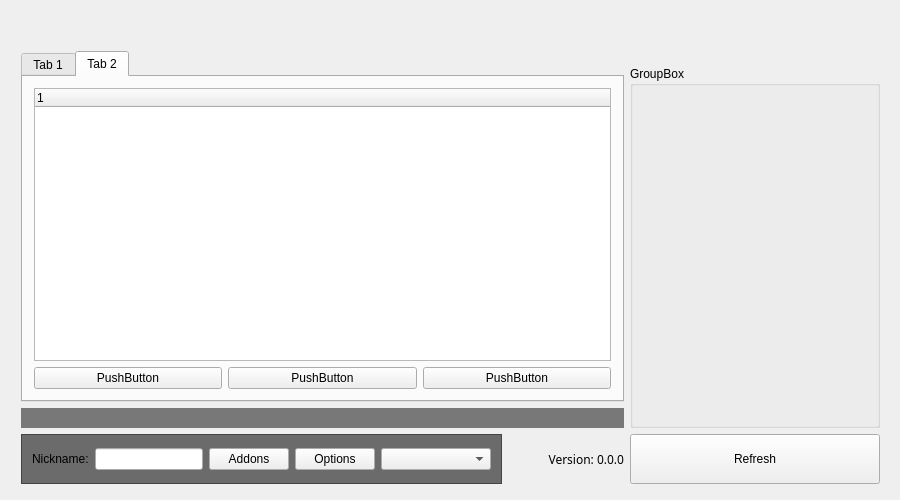
<?xml version="1.0" encoding="UTF-8"?>
<ui version="4.0">
 <class>SLauncher</class>
 <widget class="QWidget" name="SLauncher">
  <property name="geometry">
   <rect>
    <x>0</x>
    <y>0</y>
    <width>900</width>
    <height>500</height>
   </rect>
  </property>
  <property name="minimumSize">
   <size>
    <width>900</width>
    <height>500</height>
   </size>
  </property>
  <property name="maximumSize">
   <size>
    <width>900</width>
    <height>500</height>
   </size>
  </property>
  <property name="windowTitle">
   <string>SLauncher</string>
  </property>
  <widget class="QWidget" name="gridLayoutWidget">
   <property name="geometry">
    <rect>
     <x>10</x>
     <y>20</y>
     <width>881</width>
     <height>475</height>
    </rect>
   </property>
   <layout class="QGridLayout" name="gridLayout">
    <item row="0" column="0" colspan="2">
     <widget class="QLabel" name="labelLogo">
      <property name="maximumSize">
       <size>
        <width>16777215</width>
        <height>100</height>
       </size>
      </property>
      <property name="text">
       <string>&lt;html&gt;&lt;head/&gt;&lt;body&gt;&lt;p&gt;&lt;a href=&quot;www.gothic-online.com.pl&quot;&gt;&lt;img src=&quot;:/img/go_logo.png&quot;/&gt;&lt;/a&gt;&lt;/p&gt;&lt;/body&gt;&lt;/html&gt;</string>
      </property>
      <property name="alignment">
       <set>Qt::AlignCenter</set>
      </property>
     </widget>
    </item>
    <item row="3" column="0">
     <layout class="QHBoxLayout" name="horizontalLayout">
      <item>
       <widget class="QWidget" name="userWidget" native="true">
        <property name="styleSheet">
         <string notr="true">QWidget#userWidget
{
	background-color: rgba(50, 50, 50, 0.7);
	border: 1px solid #444;
}</string>
        </property>
        <layout class="QGridLayout" name="gridLayout_4">
         <item row="0" column="2">
          <widget class="QPushButton" name="buttonAddons">
           <property name="minimumSize">
            <size>
             <width>0</width>
             <height>0</height>
            </size>
           </property>
           <property name="text">
            <string>Addons</string>
           </property>
          </widget>
         </item>
         <item row="0" column="1">
          <widget class="QLineEdit" name="editNickname">
           <property name="minimumSize">
            <size>
             <width>50</width>
             <height>0</height>
            </size>
           </property>
           <property name="maximumSize">
            <size>
             <width>16777215</width>
             <height>16777215</height>
            </size>
           </property>
          </widget>
         </item>
         <item row="0" column="4">
          <widget class="QComboBox" name="cboxLanguage">
           <property name="minimumSize">
            <size>
             <width>110</width>
             <height>0</height>
            </size>
           </property>
          </widget>
         </item>
         <item row="0" column="3">
          <widget class="QPushButton" name="buttonOptions">
           <property name="minimumSize">
            <size>
             <width>0</width>
             <height>0</height>
            </size>
           </property>
           <property name="text">
            <string>Options</string>
           </property>
          </widget>
         </item>
         <item row="0" column="0">
          <widget class="QLabel" name="labelNickname">
           <property name="maximumSize">
            <size>
             <width>16777215</width>
             <height>16777215</height>
            </size>
           </property>
           <property name="text">
            <string>Nickname:</string>
           </property>
          </widget>
         </item>
        </layout>
       </widget>
      </item>
      <item>
       <spacer name="horizontalSpacer">
        <property name="orientation">
         <enum>Qt::Horizontal</enum>
        </property>
        <property name="sizeHint" stdset="0">
         <size>
          <width>40</width>
          <height>20</height>
         </size>
        </property>
       </spacer>
      </item>
      <item>
       <widget class="QLabel" name="labelVersion">
        <property name="font">
         <font>
          <family>Sans</family>
          <pointsize>9</pointsize>
         </font>
        </property>
        <property name="text">
         <string>Version: 0.0.0</string>
        </property>
        <property name="alignment">
         <set>Qt::AlignRight|Qt::AlignTrailing|Qt::AlignVCenter</set>
        </property>
       </widget>
      </item>
     </layout>
    </item>
    <item row="3" column="1">
     <widget class="QPushButton" name="buttonRefresh">
      <property name="minimumSize">
       <size>
        <width>0</width>
        <height>50</height>
       </size>
      </property>
      <property name="text">
       <string>Refresh</string>
      </property>
     </widget>
    </item>
    <item row="1" column="0">
     <widget class="QTabWidget" name="tabServerList">
      <property name="currentIndex">
       <number>1</number>
      </property>
      <widget class="QWidget" name="tabInternet">
       <attribute name="title">
        <string>Tab 1</string>
       </attribute>
       <layout class="QGridLayout" name="gridLayout_2">
        <item row="0" column="0">
         <widget class="QTreeWidget" name="treeInternet">
          <attribute name="headerCascadingSectionResizes">
           <bool>false</bool>
          </attribute>
          <attribute name="headerDefaultSectionSize">
           <number>70</number>
          </attribute>
          <attribute name="headerHighlightSections">
           <bool>false</bool>
          </attribute>
          <attribute name="headerMinimumSectionSize">
           <number>30</number>
          </attribute>
          <attribute name="headerShowSortIndicator" stdset="0">
           <bool>false</bool>
          </attribute>
          <column>
           <property name="text">
            <string>1</string>
           </property>
          </column>
         </widget>
        </item>
       </layout>
      </widget>
      <widget class="QWidget" name="tabFavorite">
       <attribute name="title">
        <string>Tab 2</string>
       </attribute>
       <layout class="QGridLayout" name="gridLayout_3">
        <item row="1" column="1">
         <widget class="QPushButton" name="buttonEdit">
          <property name="text">
           <string>PushButton</string>
          </property>
         </widget>
        </item>
        <item row="1" column="0">
         <widget class="QPushButton" name="buttonAdd">
          <property name="text">
           <string>PushButton</string>
          </property>
         </widget>
        </item>
        <item row="1" column="2">
         <widget class="QPushButton" name="buttonRemove">
          <property name="text">
           <string>PushButton</string>
          </property>
         </widget>
        </item>
        <item row="0" column="0" colspan="3">
         <widget class="QTreeWidget" name="treeFavorite">
          <property name="font">
           <font>
            <family>Segoe UI Symbol</family>
            <underline>false</underline>
           </font>
          </property>
          <attribute name="headerDefaultSectionSize">
           <number>70</number>
          </attribute>
          <attribute name="headerMinimumSectionSize">
           <number>30</number>
          </attribute>
          <column>
           <property name="text">
            <string notr="true">1</string>
           </property>
          </column>
         </widget>
        </item>
       </layout>
      </widget>
     </widget>
    </item>
    <item row="2" column="0">
     <widget class="QLabel" name="labelStatus">
      <property name="styleSheet">
       <string notr="true">QLabel#labelStatus
{
	color: #fff;
	font-weight: bold;
	background: rgba(0, 0, 0, 0.5);
	padding: 3px;
}</string>
      </property>
      <property name="text">
       <string/>
      </property>
     </widget>
    </item>
    <item row="1" column="1" rowspan="2">
     <layout class="QVBoxLayout" name="verticalLayoutInfoColumn">
      <property name="spacing">
       <number>0</number>
      </property>
      <item>
       <spacer name="verticalInfoSpacer">
        <property name="orientation">
         <enum>Qt::Vertical</enum>
        </property>
        <property name="sizeType">
         <enum>QSizePolicy::Fixed</enum>
        </property>
        <property name="sizeHint" stdset="0">
         <size>
          <width>20</width>
          <height>15</height>
         </size>
        </property>
       </spacer>
      </item>
      <item>
       <widget class="QGroupBox" name="gboxInfo">
        <property name="sizePolicy">
         <sizepolicy hsizetype="Minimum" vsizetype="Minimum">
          <horstretch>0</horstretch>
          <verstretch>0</verstretch>
         </sizepolicy>
        </property>
        <property name="minimumSize">
         <size>
          <width>250</width>
          <height>0</height>
         </size>
        </property>
        <property name="maximumSize">
         <size>
          <width>250</width>
          <height>16777215</height>
         </size>
        </property>
        <property name="title">
         <string>GroupBox</string>
        </property>
        <layout class="QVBoxLayout" name="verticalLayout">
         <property name="leftMargin">
          <number>0</number>
         </property>
         <property name="topMargin">
          <number>9</number>
         </property>
         <property name="rightMargin">
          <number>0</number>
         </property>
         <property name="bottomMargin">
          <number>0</number>
         </property>
         <item>
          <widget class="QTextBrowser" name="viewDescription">
           <property name="styleSheet">
            <string notr="true">background: transparent; border: none; font-weight: normal;</string>
           </property>
           <property name="openExternalLinks">
            <bool>true</bool>
           </property>
          </widget>
         </item>
        </layout>
       </widget>
      </item>
     </layout>
    </item>
   </layout>
  </widget>
 </widget>
 <layoutdefault spacing="6" margin="11"/>
 <resources/>
 <connections/>
</ui>
